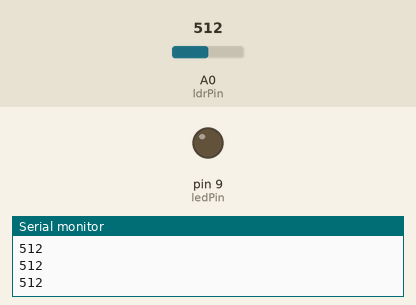
Recording of a sketch running on a simulated Arduino Uno, built with avr-gcc and run on an emulated ATmega328P. On the bench: output pins drawn as LEDs (lit = HIGH), the last lines printed to the serial monitor. The test bench sets the inputs (shaded band); at power-on: A0 (ldrPin) = 512.

Above: at 1.3 s.
1.4 s: A0 (ldrPin) set to 481
At 2.3 s:
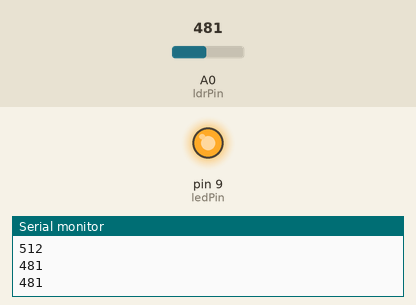
3.0 s: A0 (ldrPin) set to 510
At 3.5 s:
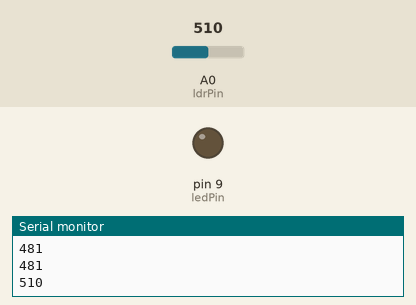
4.5 s: A0 (ldrPin) set to 490
At 5.8 s:
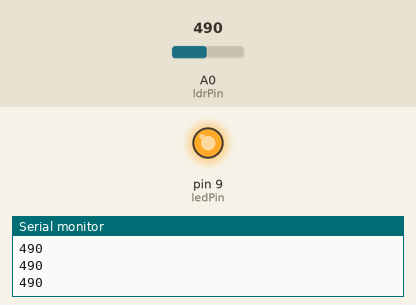
Timing chart, 0 to 7.5 s (numbered marks = the images above; inputs shaded):
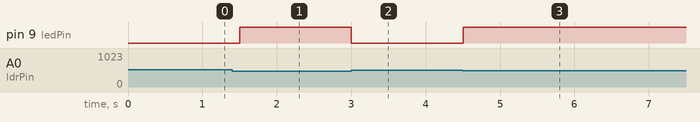

Measured:
- the behaviour switches between 500 and 499 on A0 (ldrPin) (found by bisection; images 0 and 1)
- after the input at 1.4 s, pin 9 (ledPin): LOW → HIGH after 0.10 s
- after the input at 3.0 s, pin 9 (ledPin): HIGH → LOW at once
- after the input at 4.5 s, pin 9 (ledPin): LOW → HIGH at once

The sketch:

smart_street_light_using_ldr_1.ino
```cpp
int ldrPin = A0;
int ledPin = 9;
int threshold = 500;  // Adjust based on simulation brightness

void setup() {
  pinMode(ledPin, OUTPUT);
  Serial.begin(9600);
}

void loop() {
  int ldrValue = analogRead(ldrPin);
  Serial.println(ldrValue);

  if (ldrValue < threshold) {
    digitalWrite(ledPin, HIGH); // Turn ON light when it's dark
  } else {
    digitalWrite(ledPin, LOW);  // Turn OFF light when it's bright
  }

  delay(500);
}
```
